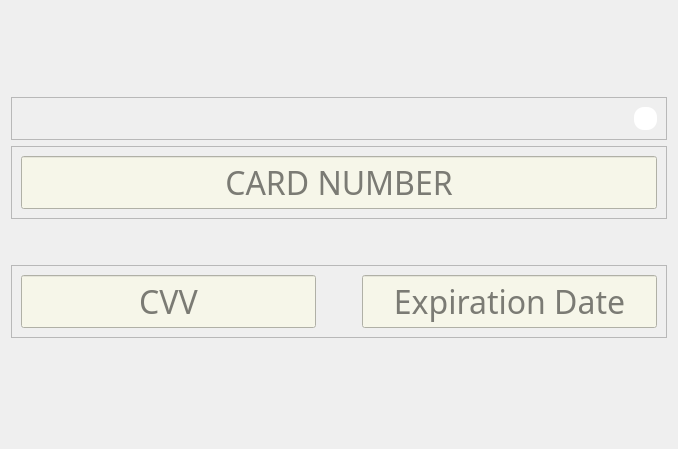
             <widget class="QWidget" name="rmcu_card">
              <layout class="QVBoxLayout" name="verticalLayout_19">
               <item>
                <spacer name="verticalSpacer_12">
                 <property name="orientation">
                  <enum>Qt::Vertical</enum>
                 </property>
                 <property name="sizeType">
                  <enum>QSizePolicy::MinimumExpanding</enum>
                 </property>
                 <property name="sizeHint" stdset="0">
                  <size>
                   <width>20</width>
                   <height>86</height>
                  </size>
                 </property>
                </spacer>
               </item>
               <item>
                <widget class="QFrame" name="rmcu_w3">
                 <property name="frameShape">
                  <enum>QFrame::StyledPanel</enum>
                 </property>
                 <property name="frameShadow">
                  <enum>QFrame::Raised</enum>
                 </property>
                 <layout class="QHBoxLayout" name="horizontalLayout_54">
                  <item>
                   <spacer name="horizontalSpacer_51">
                    <property name="orientation">
                     <enum>Qt::Horizontal</enum>
                    </property>
                    <property name="sizeHint" stdset="0">
                     <size>
                      <width>558</width>
                      <height>20</height>
                     </size>
                    </property>
                   </spacer>
                  </item>
                  <item>
                   <widget class="QFrame" name="rmcu_w3_f">
                    <property name="sizePolicy">
                     <sizepolicy hsizetype="Maximum" vsizetype="Maximum">
                      <horstretch>0</horstretch>
                      <verstretch>0</verstretch>
                     </sizepolicy>
                    </property>
                    <property name="minimumSize">
                     <size>
                      <width>23</width>
                      <height>23</height>
                     </size>
                    </property>
                    <property name="toolTip">
                     <string>&lt;html&gt;&lt;head/&gt;&lt;body&gt;&lt;p&gt;HOVER YOUR MOUSE OVER THE DESIRED FIELD FOR HELP&lt;/p&gt;&lt;/body&gt;&lt;/html&gt;</string>
                    </property>
                    <property name="styleSheet">
                     <string notr="true">QFrame{
border-image: url(:/img/Interface_files/qestion.png) 0 0 0 0 sketch sketch;
background-color: rgb(255, 255, 255);
border-radius: 10px;
}
QToolTip { 
color: rgb(246, 246, 233);
background-color:rgb(31, 80, 20);
 border: 0px; 
font: 12pt &quot;Fira Sans &quot;;
}</string>
                    </property>
                    <property name="frameShape">
                     <enum>QFrame::StyledPanel</enum>
                    </property>
                    <property name="frameShadow">
                     <enum>QFrame::Raised</enum>
                    </property>
                   </widget>
                  </item>
                 </layout>
                </widget>
               </item>
               <item>
                <widget class="QFrame" name="rmcu_card_f1">
                 <property name="frameShape">
                  <enum>QFrame::StyledPanel</enum>
                 </property>
                 <property name="frameShadow">
                  <enum>QFrame::Raised</enum>
                 </property>
                 <layout class="QHBoxLayout" name="horizontalLayout_19">
                  <item>
                   <widget class="QLineEdit" name="rmcu_card_f1_card">
                    <property name="font">
                     <font>
                      <family>Voga </family>
                      <pointsize>24</pointsize>
                      <weight>50</weight>
                      <italic>false</italic>
                      <bold>false</bold>
                     </font>
                    </property>
                    <property name="toolTip">
                     <string>&lt;html&gt;&lt;head/&gt;&lt;body&gt;&lt;p&gt;&lt;img src=&quot;:/img/Interface_files/Credit-Card.png&quot;/&gt;&lt;/p&gt;&lt;/body&gt;&lt;/html&gt;</string>
                    </property>
                    <property name="styleSheet">
                     <string notr="true">QLineEdit:focus, QLineEdit:hover
{
	
	background-color: rgb(255, 219, 187);
}
QLineEdit
{
	font: 24pt &quot;Voga &quot;;
	background-color: rgb(246, 246, 233);
}
QToolTip { 
color: rgb(246, 246, 233);
background-color:rgb(31, 80, 20);
 border: 0px; 
font: 12pt &quot;Fira Sans &quot;;
}</string>
                    </property>
                    <property name="inputMask">
                     <string/>
                    </property>
                    <property name="text">
                     <string/>
                    </property>
                    <property name="alignment">
                     <set>Qt::AlignCenter</set>
                    </property>
                    <property name="placeholderText">
                     <string>CARD NUMBER</string>
                    </property>
                   </widget>
                  </item>
                 </layout>
                </widget>
               </item>
               <item>
                <spacer name="verticalSpacer_15">
                 <property name="orientation">
                  <enum>Qt::Vertical</enum>
                 </property>
                 <property name="sizeType">
                  <enum>QSizePolicy::Minimum</enum>
                 </property>
                 <property name="sizeHint" stdset="0">
                  <size>
                   <width>20</width>
                   <height>40</height>
                  </size>
                 </property>
                </spacer>
               </item>
               <item>
                <widget class="QFrame" name="rmcu_card_f2">
                 <property name="frameShape">
                  <enum>QFrame::StyledPanel</enum>
                 </property>
                 <property name="frameShadow">
                  <enum>QFrame::Raised</enum>
                 </property>
                 <layout class="QHBoxLayout" name="horizontalLayout_17">
                  <item>
                   <widget class="QLineEdit" name="rmcu_card_f2_cvv">
                    <property name="sizePolicy">
                     <sizepolicy hsizetype="Minimum" vsizetype="Fixed">
                      <horstretch>0</horstretch>
                      <verstretch>0</verstretch>
                     </sizepolicy>
                    </property>
                    <property name="minimumSize">
                     <size>
                      <width>200</width>
                      <height>0</height>
                     </size>
                    </property>
                    <property name="font">
                     <font>
                      <family>Voga </family>
                      <pointsize>24</pointsize>
                      <weight>50</weight>
                      <italic>false</italic>
                      <bold>false</bold>
                     </font>
                    </property>
                    <property name="toolTip">
                     <string>&lt;html&gt;&lt;head/&gt;&lt;body&gt;&lt;p&gt;&lt;img src=&quot;:/img/Interface_files/CVV.png&quot;/&gt;&lt;/p&gt;&lt;/body&gt;&lt;/html&gt;</string>
                    </property>
                    <property name="styleSheet">
                     <string notr="true">QLineEdit:focus, QLineEdit:hover
{
	
	background-color: rgb(255, 219, 187);
}
QLineEdit
{
	font: 24pt &quot;Voga &quot;;
	background-color: rgb(246, 246, 233);
}
QToolTip { 
color: rgb(246, 246, 233);
background-color:rgb(31, 80, 20);
 border: 0px; 
font: 12pt &quot;Fira Sans &quot;;
}</string>
                    </property>
                    <property name="inputMask">
                     <string/>
                    </property>
                    <property name="text">
                     <string/>
                    </property>
                    <property name="alignment">
                     <set>Qt::AlignCenter</set>
                    </property>
                    <property name="placeholderText">
                     <string>CVV</string>
                    </property>
                   </widget>
                  </item>
                  <item>
                   <spacer name="horizontalSpacer_9">
                    <property name="orientation">
                     <enum>Qt::Horizontal</enum>
                    </property>
                    <property name="sizeType">
                     <enum>QSizePolicy::Minimum</enum>
                    </property>
                    <property name="sizeHint" stdset="0">
                     <size>
                      <width>40</width>
                      <height>20</height>
                     </size>
                    </property>
                   </spacer>
                  </item>
                  <item>
                   <widget class="QLineEdit" name="rmcu_card_f2_date">
                    <property name="sizePolicy">
                     <sizepolicy hsizetype="Minimum" vsizetype="Fixed">
                      <horstretch>0</horstretch>
                      <verstretch>0</verstretch>
                     </sizepolicy>
                    </property>
                    <property name="minimumSize">
                     <size>
                      <width>200</width>
                      <height>0</height>
                     </size>
                    </property>
                    <property name="font">
                     <font>
                      <family>Voga </family>
                      <pointsize>24</pointsize>
                      <weight>50</weight>
                      <italic>false</italic>
                      <bold>false</bold>
                     </font>
                    </property>
                    <property name="toolTip">
                     <string>&lt;html&gt;&lt;head/&gt;&lt;body&gt;&lt;p&gt;&lt;img src=&quot;:/img/Interface_files/Expiration.png&quot;/&gt;&lt;/p&gt;&lt;/body&gt;&lt;/html&gt;</string>
                    </property>
                    <property name="styleSheet">
                     <string notr="true">QLineEdit:focus, QLineEdit:hover
{
	
	background-color: rgb(255, 219, 187);
}
QLineEdit
{
	font: 24pt &quot;Voga &quot;;
	background-color: rgb(246, 246, 233);
}
QToolTip { 
color: rgb(246, 246, 233);
background-color:rgb(31, 80, 20);
 border: 0px; 
font: 12pt &quot;Fira Sans &quot;;
}</string>
                    </property>
                    <property name="inputMask">
                     <string/>
                    </property>
                    <property name="text">
                     <string/>
                    </property>
                    <property name="alignment">
                     <set>Qt::AlignCenter</set>
                    </property>
                    <property name="placeholderText">
                     <string>Expiration Date</string>
                    </property>
                   </widget>
                  </item>
                 </layout>
                </widget>
               </item>
               <item>
                <spacer name="verticalSpacer_14">
                 <property name="orientation">
                  <enum>Qt::Vertical</enum>
                 </property>
                 <property name="sizeType">
                  <enum>QSizePolicy::MinimumExpanding</enum>
                 </property>
                 <property name="sizeHint" stdset="0">
                  <size>
                   <width>20</width>
                   <height>100</height>
                  </size>
                 </property>
                </spacer>
               </item>
              </layout>
             </widget>
